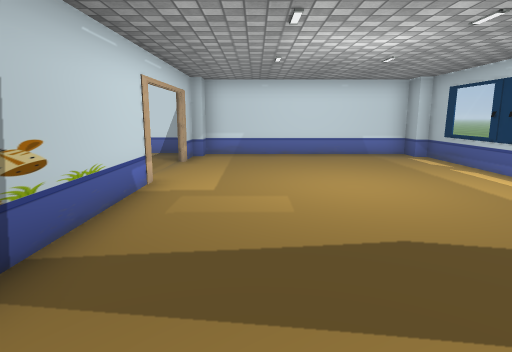
[1] (above)

24 first-person views from a walk through a scene from a Unity 3-D project. The camera is 1.3 m above the floor, tilts 10° down and sees 75° across. The floor is counted in squares, 1 m on a side. Each view is taken from the middle of a square. On the plan, view 1 faces up. The plan holds only what a view shows up to about 14 squares ahead; the rest is blank. The place goes on beyond the plan. The terrain is drawn as flat ground. Door leaves are left out, so doorways stand open. Some surface patterns are stand-ins.

[2]
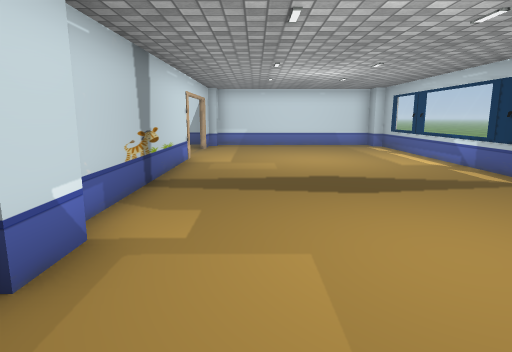

[3]
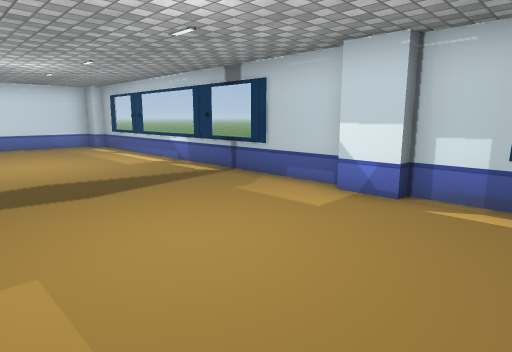

[4]
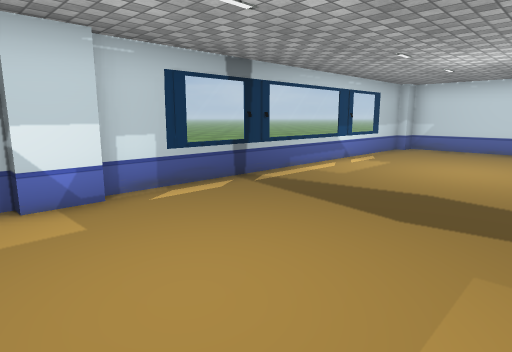

[5]
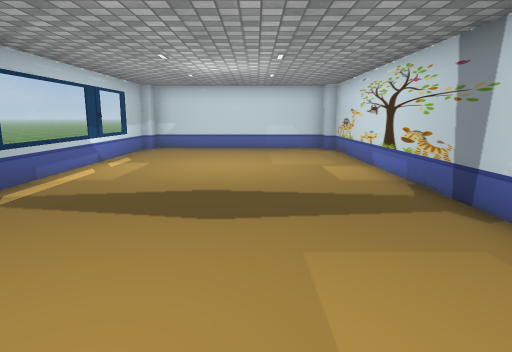

[6]
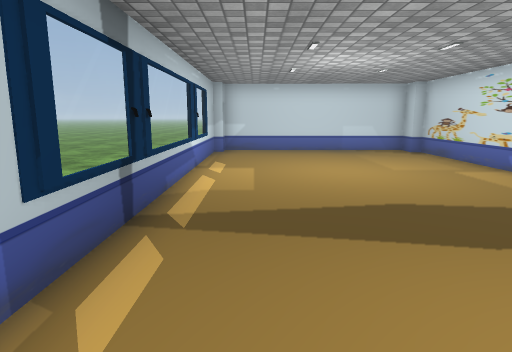

[7]
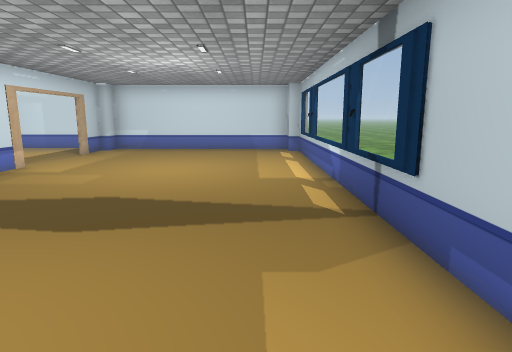

[8]
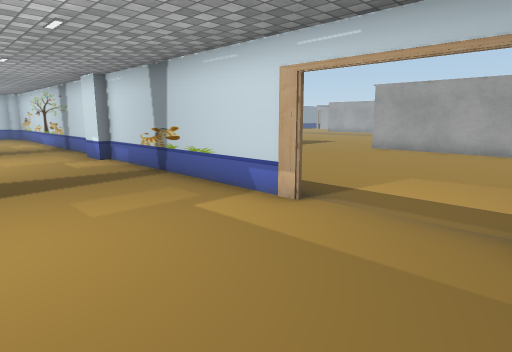

[9]
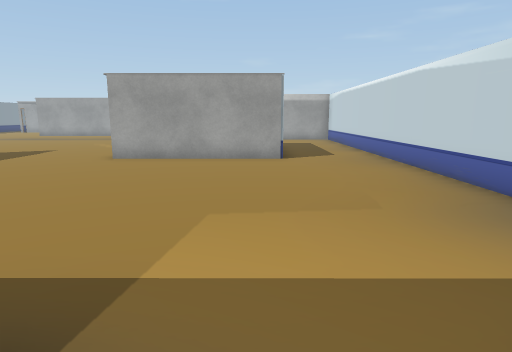

[10]
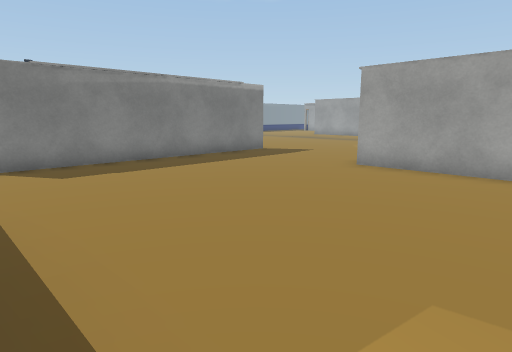

[11]
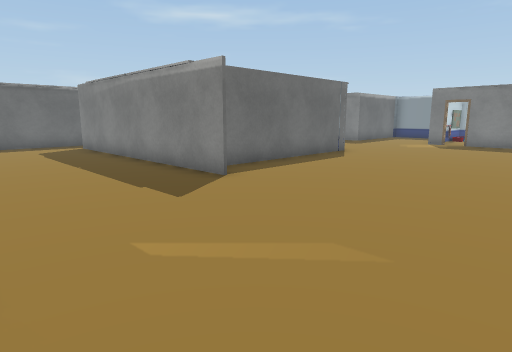

[12]
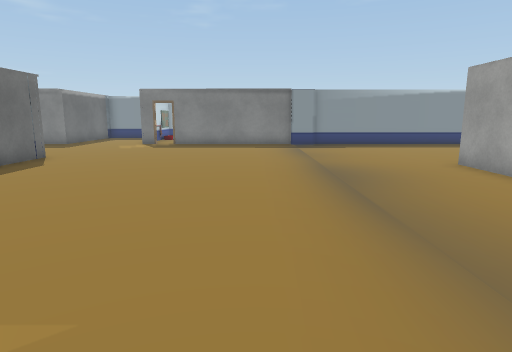

[13]
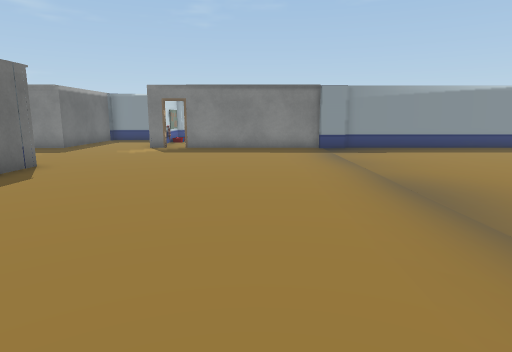

[14]
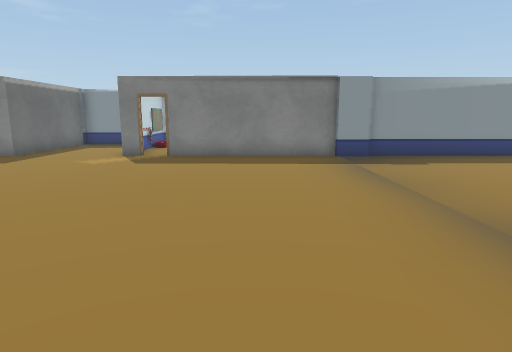

[15]
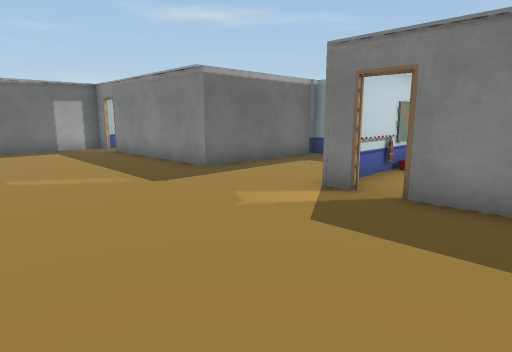

[16]
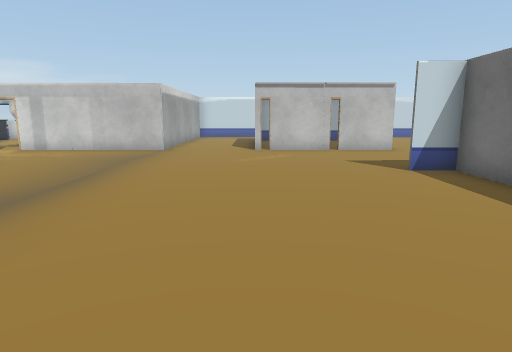

[17]
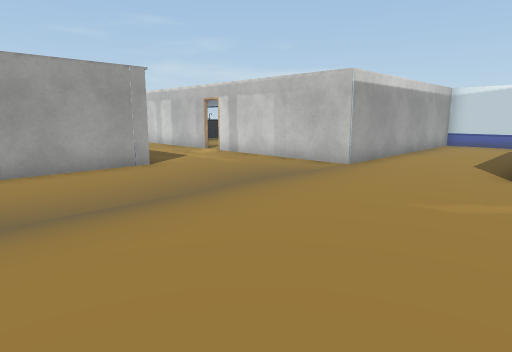

[18]
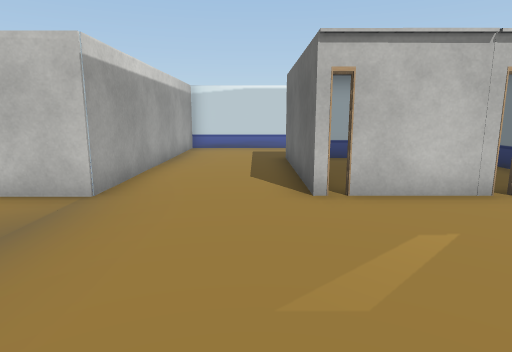

[19]
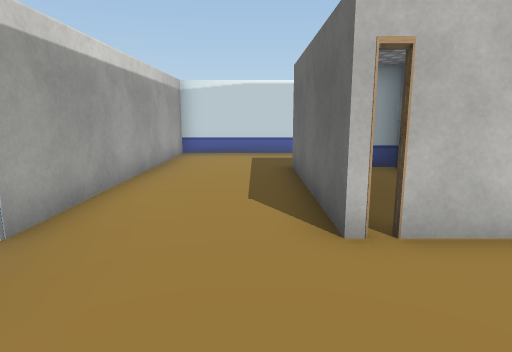

[20]
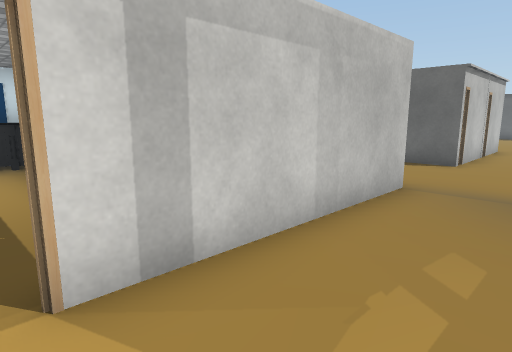

[21]
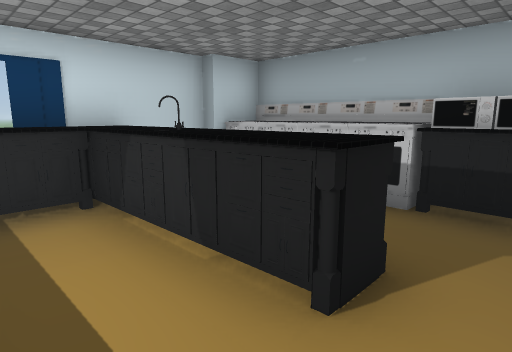

[22]
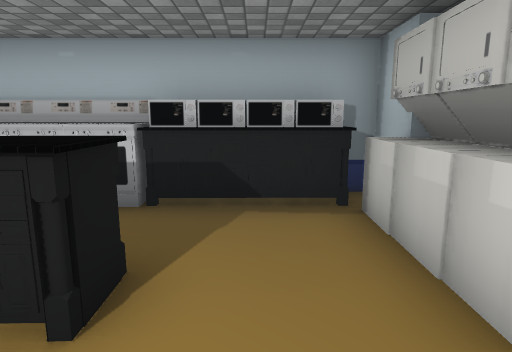

[23]
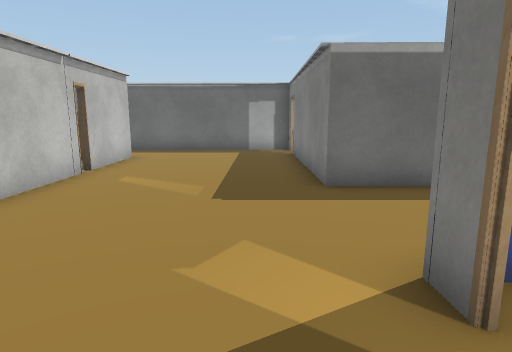

[24]
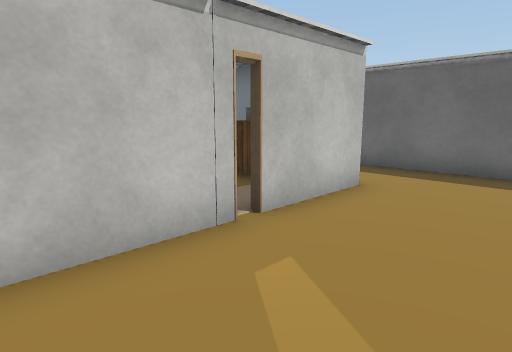

### Floor plan
Points are (right, up) in squares from view 1. A wall is a line through its corners. A room is listed if a view was taken in it or the views show most of it. See-through windows are left out.
Room 1 (views 1, 2, 3, 4, 5, 6, 7, 8, 9)
walls: (-1.8, -0.6) (-1.8, -1.8); (-2.2, -2.7) (-2.2, -13.5); (-2.1, 6.9) (-2.2, -0.7); (-2.1, 11.3) (-2.1, 9.7); (5.2, -13.7) (5.6, -13.7) (5.6, -1.9) (5.3, -1.9) (5.3, -0.8) (5.6, -0.8) (5.7, 11) (5.3, 11) (5.3, 11.9) (-1.8, 11.9) (-1.8, 11.2); (-1.9, -14.4) (5.2, -14.3)
ways out: open door at (-2, 8) to room 2
Room 2 (views 10, 11, 12, 13, 14, 15, 16, 17, 18, 19, 20, 21, 22, 23, 24)
walls: (-13.3, -1.8) (-3.9, -1.8); (-13.9, 3.5) (-16.5, 3.5); (-17, 3.4) (-17, 8.9); (-12.1, -9) (-12.1, -1.9) (-13.3, -1.9); (-22.6, 4) (-21.2, 4) (-21.2, 11.7) (-22.6, 11.7); (-24.6, -0.5) (-24.6, -3.6); (-8.1, -8.9) (-10.9, -8.9); (-24.6, -5.4) (-24.6, -7.3); (-11.5, 8.9) (-11.5, 3.5) (-13.8, 3.5); (-25.1, 3.5) (-26.6, 3.5); (-5, -8.9) (-7.9, -8.9); (-14.2, -14.4) (-13.4, -14.4); (-2.3, -0.6) (-2.3, 0.8); (-22.6, 11.9) (-26.1, 11.9); (-26.7, -14.4) (-14.9, -14.4); (-3.2, -14.4) (-2.3, -14.4) (-2.3, -7.4); (-9.7, -19.3) (-9.7, -14.4) (-3.9, -14.4); (-2.8, 12.2) (-20.7, 12.2) (-20.7, 3.5) (-22.6, 3.5)
ways out: open door at (-2, 8) to room 1; open door at (-27, 3.5); open door at (-17, 3.5); open door at (-14.5, -14.5); open door at (-14, 3.5); open door at (-12, -9); open door at (-8, -9); open door at (-3.5, -14)
objects: counter (-27, 11) to (-25, 11); washer (-26, 4) to (-25, 4); other object (-25, 7) to (-25, 10); washer (-24, 4); washer (-23, 4); microwave (-22, 5); microwave (-22, 6); microwave (-22, 7); microwave (-22, 8); oven (-22, 9); oven (-22, 10); oven (-22, 11); other object (-14, -18); other object (-14, -17)

Where each view was taken, in squares from view 1:
view 1: 0 up, 0 right, facing up
view 2: 4 down, 0 right, facing up
view 3: 4 down, 0 right, facing up-right
view 4: 0 up, 0 right, facing down-right
view 5: 0 up, 1 right, facing down
view 6: 1 down, 4 right, facing down
view 7: 2 down, 4 right, facing up
view 8: 10 up, 2 right, facing down-left
view 9: 8 up, 1 left, facing left
view 10: 8 up, 3 left, facing down-left
view 11: 3 up, 19 left, facing down-right
view 12: 2 up, 19 left, facing down
view 13: 0 up, 18 left, facing down
view 14: 3 down, 18 left, facing down
view 15: 9 down, 17 left, facing down-right
view 16: 10 down, 17 left, facing up
view 17: 5 down, 16 left, facing up-left
view 18: 2 down, 18 left, facing up
view 19: 0 up, 18 left, facing up
view 20: 1 up, 27 left, facing up-right
view 21: 6 up, 27 left, facing up-right
view 22: 6 up, 27 left, facing right
view 23: 13 down, 16 left, facing right
view 24: 12 down, 11 left, facing up-right
